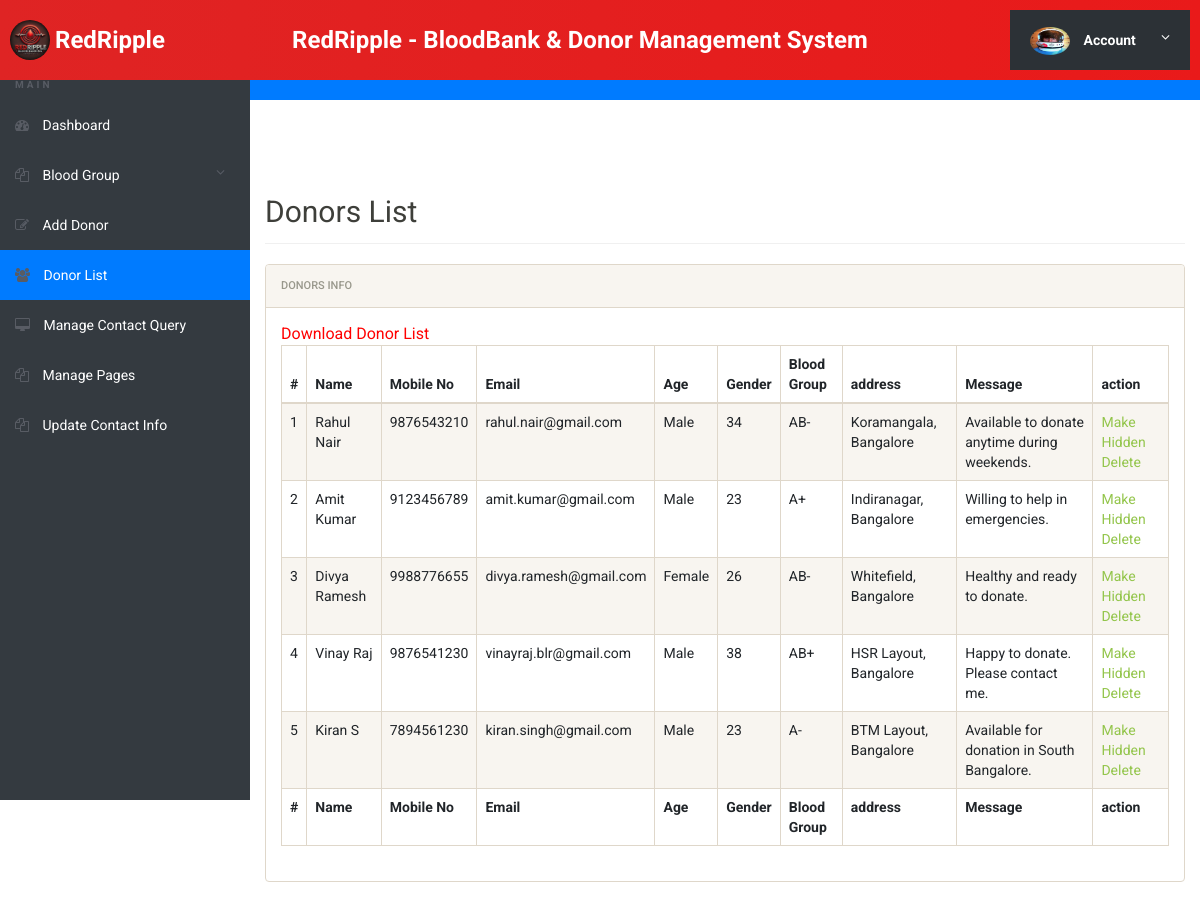
Before: /bbdms/admin/donor-list.php (signed in) with the older database file.
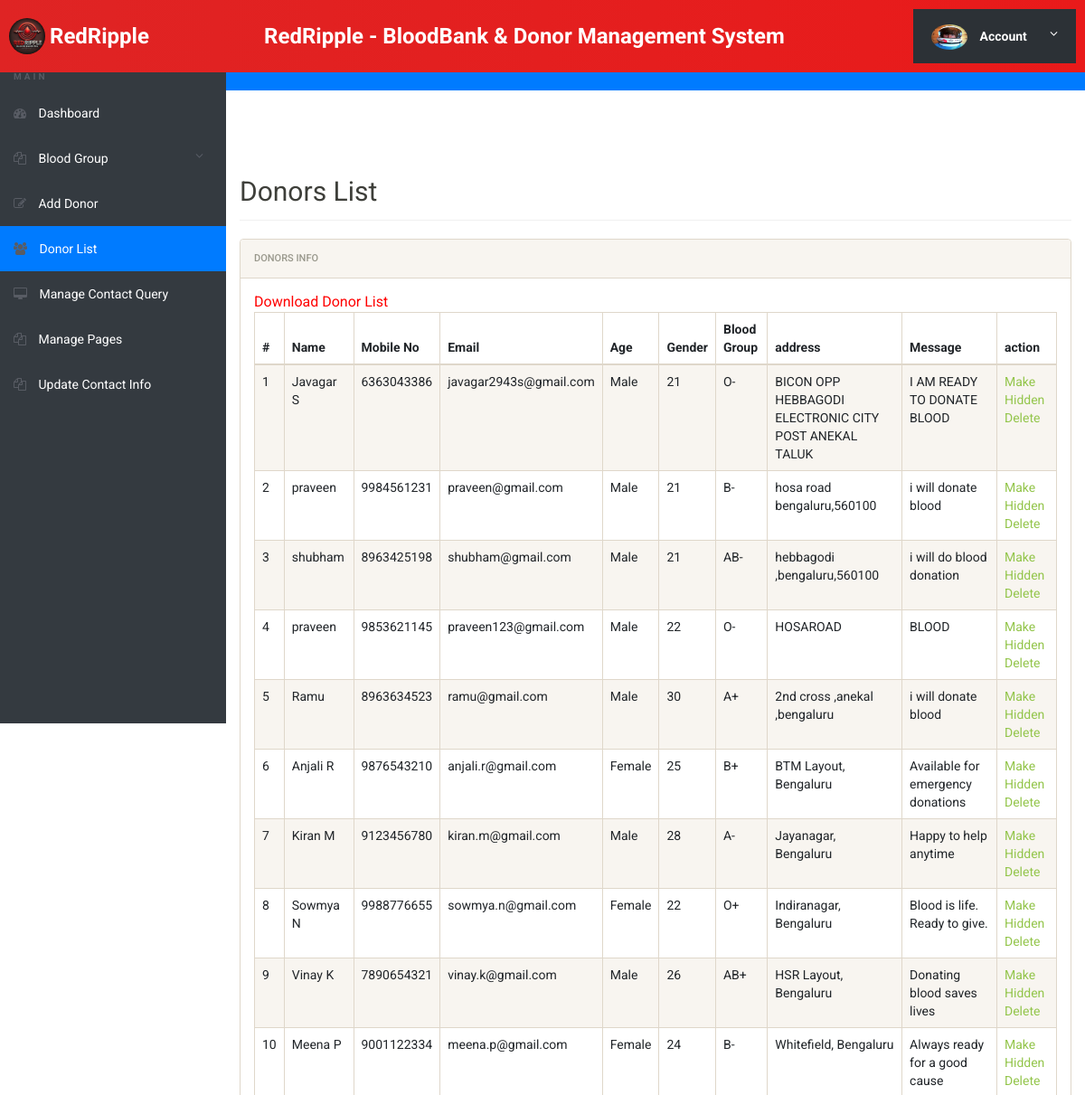
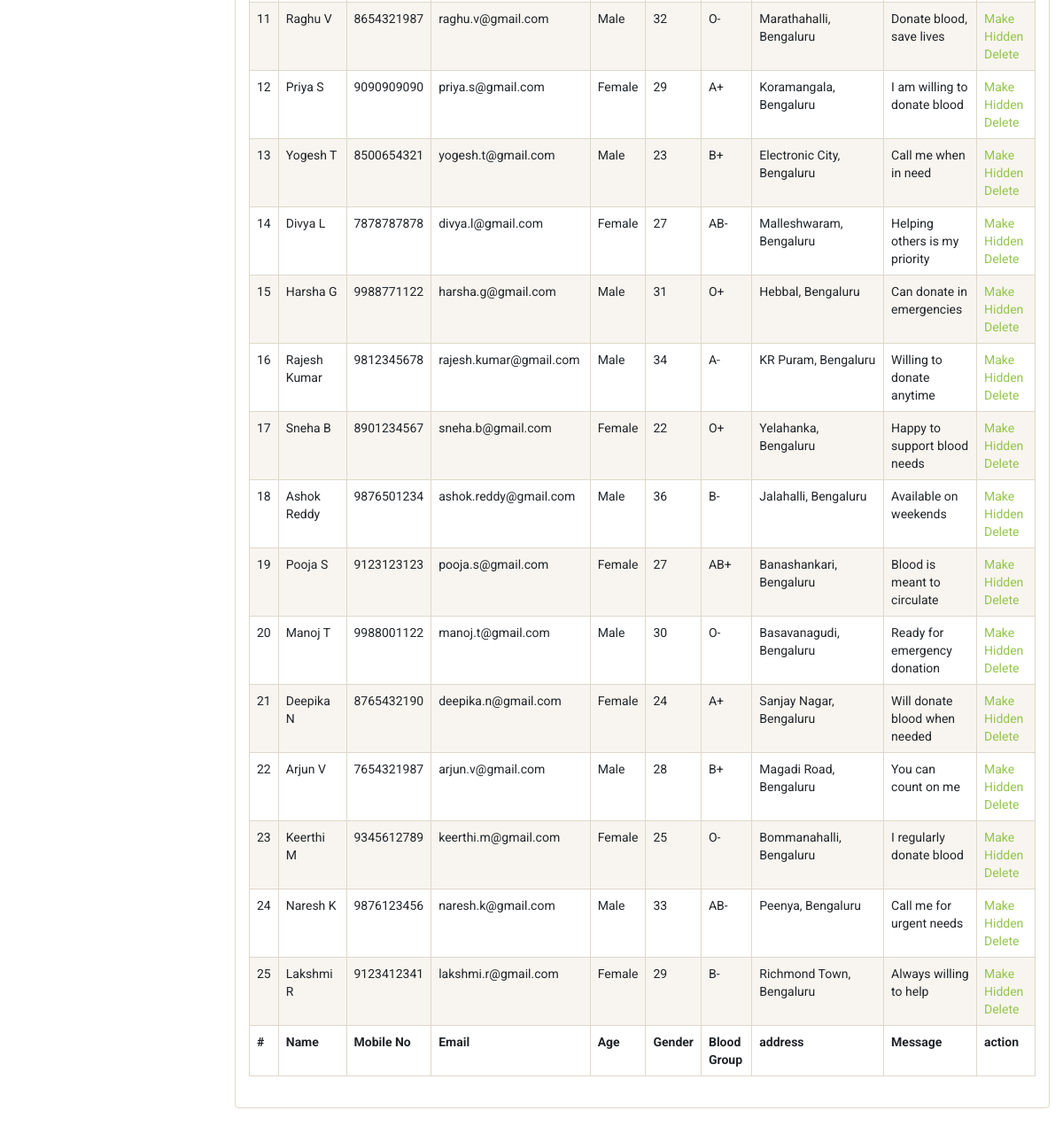
After: the same page with the newer database file (2 pictures, top to bottom).
### tables this page shows
CREATE TABLE `tblblooddonars` (
  `id` int(11) NOT NULL,
  `FullName` varchar(100) DEFAULT NULL,
  `MobileNumber` char(11) DEFAULT NULL,
  `EmailId` varchar(100) DEFAULT NULL,
  `Gender` varchar(20) DEFAULT NULL,
  `Age` int(11) DEFAULT NULL,
  `BloodGroup` varchar(20) DEFAULT NULL,
  `Address` varchar(255) DEFAULT NULL,
  `Message` mediumtext DEFAULT NULL,
  `PostingDate` timestamp NOT NULL DEFAULT current_timestamp(),
  `status` int(1) DEFAULT NULL
);

### bbdms/admin/donor-list.php (the view, shortened to what this page needs)
<?php
include('includes/config.php');
if(strlen($_SESSION['alogin'])==0)
	{
header('location:index.php');
}
else{
 ?>
<!doctype html>
<html lang="en" class="no-js">
<head>
	<link rel="stylesheet" href="css/font-awesome.min.css">
	<link rel="stylesheet" href="css/bootstrap.min.css">
	<link rel="stylesheet" href="css/dataTables.bootstrap.min.css">
	<link rel="stylesheet" href="css/bootstrap-social.css">
	<link rel="stylesheet" href="css/bootstrap-select.css">
	<link rel="stylesheet" href="css/fileinput.min.css">
	<link rel="stylesheet" href="css/awesome-bootstrap-checkbox.css">
	<link rel="stylesheet" href="css/style.css">
</head>
<body>
	<?php include('includes/header.php');?>
	<div class="ts-main-content">
		<?php include('includes/leftbar.php');?>
		<div class="content-wrapper">
			<div class="container-fluid">
				<div class="row">
					<div class="col-md-12">
						<h2 class="page-title">Donors List</h2>
						<div class="panel panel-default">
							<div class="panel-heading">Donors Info</div>
							<div class="panel-body">
				<a href="download-records.php" style="color:red; font-size:16px;">Download Donor List</a>
								<table id="zctb" class="display table table-striped table-bordered table-hover" cellspacing="0" width="100%">
									<thead>
										<tr>
										<th>#</th>
											<th>Name</th>
											<th>Mobile No</th>
											<th>Email</th>
											<th>Age</th>
											<th>Gender</th>
											<th>Blood Group</th>
											<th>address</th>
											<th>Message </th>
											<th>action </th>
										</tr>
									</thead>
									<tfoot>
										<tr>
										<th>#</th>
										<th>Name</th>
											<th>Mobile No</th>
											<th>Email</th>
											<th>Age</th>
											<th>Gender</th>
											<th>Blood Group</th>
											<th>address</th>
											<th>Message </th>
											<th>action </th>
										</tr>
									</tfoot>
									<tbody>
<?php $sql = "SELECT * from  tblblooddonars ";
$query = $dbh -> prepare($sql);
$query->execute();
$results=$query->fetchAll(PDO::FETCH_OBJ);
$cnt=1;
if($query->rowCount() > 0)
{
foreach($results as $result)
{				?>
										<tr>
											<td><?php echo htmlentities($cnt);?></td>
											<td><?php echo htmlentities($result->FullName);?></td>
											<td><?php echo htmlentities($result->MobileNumber);?></td>
											<td><?php echo htmlentities($result->EmailId);?></td>
											<td><?php echo htmlentities($result->Gender);?></td>
											<td><?php echo htmlentities($result->Age);?></td>
											<td><?php echo htmlentities($result->BloodGroup);?></td>
											<td><?php echo htmlentities($result->Address);?></td>
											<td><?php echo htmlentities($result->Message);?></td>
										<td>
<?php if($result->status==1)
{?>
<a href="donor-list.php?hidden=<?php echo htmlentities($result->id);?>" onclick="return confirm('Do you really want to hiidden this detail')"> Make Hidden</a>
<?php } else {?>
<a href="donor-list.php?public=<?php echo htmlentities($result->id);?>" onclick="return confirm('Do you really want to Public this detail')"> Make Public</a>
<?php } ?>
<a href="donor-list.php?del=<?php echo htmlentities($result->id);?>" onclick="return confirm('Do you really want to delete this record')"> Delete</a>
</td>
										</tr>
										<?php $cnt=$cnt+1; }} ?>
									</tbody>
								</table>
							</div>
						</div>
					</div>
				</div>
			</div>
		</div>
	</div>
</body>
</html>
<?php } ?>

Changed rows visible on the page:
removed tblblooddonars: FullName "Rahul Nair", MobileNumber "9876543210", EmailId "rahul.nair@gmail.com", Gender "Male", Age "34", BloodGroup "AB-", Address "Koramangala, Bangalore", Message "Available to donate anytime during weekends."
removed tblblooddonars: FullName "Amit Kumar", MobileNumber "9123456789", EmailId "amit.kumar@gmail.com", Gender "Male", Age "23", BloodGroup "A+", Address "Indiranagar, Bangalore", Message "Willing to help in emergencies."
removed tblblooddonars: FullName "Divya Ramesh", MobileNumber "9988776655", EmailId "divya.ramesh@gmail.com", Gender "Female", Age "26", BloodGroup "AB-", Address "Whitefield, Bangalore", Message "Healthy and ready to donate."
removed tblblooddonars: FullName "Vinay Raj", MobileNumber "9876541230", EmailId "vinayraj.blr@gmail.com", Gender "Male", Age "38", BloodGroup "AB+", Address "HSR Layout, Bangalore", Message "Happy to donate. Please contact me."
removed tblblooddonars: FullName "Kiran S", MobileNumber "7894561230", EmailId "kiran.singh@gmail.com", Gender "Male", Age "23", BloodGroup "A-", Address "BTM Layout, Bangalore", Message "Available for donation in South Bangalore."
added tblblooddonars: FullName "Javagar S", MobileNumber "6363043386", EmailId "javagar2943s@gmail.com", Gender "Male", Age "21", BloodGroup "O-", Address "BICON OPP HEBBAGODI ELECTRONIC CITY POST ANEKAL TALUK", Message "I AM READY TO DONATE BLOOD"
added tblblooddonars: FullName "praveen", MobileNumber "9984561231", EmailId "praveen@gmail.com", Gender "Male", Age "21", BloodGroup "B-", Address "hosa road bengaluru,560100", Message "i will donate blood"
added tblblooddonars: FullName "shubham", MobileNumber "8963425198", EmailId "shubham@gmail.com", Gender "Male", Age "21", BloodGroup "AB-", Address "hebbagodi ,bengaluru,560100", Message "i will do blood donation"
added tblblooddonars: FullName "praveen", MobileNumber "9853621145", EmailId "praveen123@gmail.com", Gender "Male", Age "22", BloodGroup "O-", Address "HOSAROAD", Message "BLOOD"
added tblblooddonars: FullName "Ramu", MobileNumber "8963634523", EmailId "ramu@gmail.com", Gender "Male", Age "30", BloodGroup "A+", Address "2nd cross ,anekal ,bengaluru", Message "i will donate blood"
added tblblooddonars: FullName "Anjali R", MobileNumber "9876543210", EmailId "anjali.r@gmail.com", Gender "Female", Age "25", BloodGroup "B+", Address "BTM Layout, Bengaluru", Message "Available for emergency donations"
added tblblooddonars: FullName "Kiran M", MobileNumber "9123456780", EmailId "kiran.m@gmail.com", Gender "Male", Age "28", BloodGroup "A-", Address "Jayanagar, Bengaluru", Message "Happy to help anytime"
added tblblooddonars: FullName "Sowmya N", MobileNumber "9988776655", EmailId "sowmya.n@gmail.com", Gender "Female", Age "22", BloodGroup "O+", Address "Indiranagar, Bengaluru", Message "Blood is life. Ready to give."
added tblblooddonars: FullName "Vinay K", MobileNumber "7890654321", EmailId "vinay.k@gmail.com", Gender "Male", Age "26", BloodGroup "AB+", Address "HSR Layout, Bengaluru", Message "Donating blood saves lives"
added tblblooddonars: FullName "Meena P", MobileNumber "9001122334", EmailId "meena.p@gmail.com", Gender "Female", Age "24", BloodGroup "B-", Address "Whitefield, Bengaluru", Message "Always ready for a good cause"
added tblblooddonars: FullName "Raghu V", MobileNumber "8654321987", EmailId "raghu.v@gmail.com", Gender "Male", Age "32", BloodGroup "O-", Address "Marathahalli, Bengaluru", Message "Donate blood, save lives"
added tblblooddonars: FullName "Priya S", MobileNumber "9090909090", EmailId "priya.s@gmail.com", Gender "Female", Age "29", BloodGroup "A+", Address "Koramangala, Bengaluru", Message "I am willing to donate blood"
added tblblooddonars: FullName "Yogesh T", MobileNumber "8500654321", EmailId "yogesh.t@gmail.com", Gender "Male", Age "23", BloodGroup "B+", Address "Electronic City, Bengaluru", Message "Call me when in need"
added tblblooddonars: FullName "Divya L", MobileNumber "7878787878", EmailId "divya.l@gmail.com", Gender "Female", Age "27", BloodGroup "AB-", Address "Malleshwaram, Bengaluru", Message "Helping others is my priority"
added tblblooddonars: FullName "Harsha G", MobileNumber "9988771122", EmailId "harsha.g@gmail.com", Gender "Male", Age "31", BloodGroup "O+", Address "Hebbal, Bengaluru", Message "Can donate in emergencies"
added tblblooddonars: FullName "Rajesh Kumar", MobileNumber "9812345678", EmailId "rajesh.kumar@gmail.com", Gender "Male", Age "34", BloodGroup "A-", Address "KR Puram, Bengaluru", Message "Willing to donate anytime"
added tblblooddonars: FullName "Sneha B", MobileNumber "8901234567", EmailId "sneha.b@gmail.com", Gender "Female", Age "22", BloodGroup "O+", Address "Yelahanka, Bengaluru", Message "Happy to support blood needs"
added tblblooddonars: FullName "Ashok Reddy", MobileNumber "9876501234", EmailId "ashok.reddy@gmail.com", Gender "Male", Age "36", BloodGroup "B-", Address "Jalahalli, Bengaluru", Message "Available on weekends"
added tblblooddonars: FullName "Pooja S", MobileNumber "9123123123", EmailId "pooja.s@gmail.com", Gender "Female", Age "27", BloodGroup "AB+", Address "Banashankari, Bengaluru", Message "Blood is meant to circulate"
added tblblooddonars: FullName "Manoj T", MobileNumber "9988001122", EmailId "manoj.t@gmail.com", Gender "Male", Age "30", BloodGroup "O-", Address "Basavanagudi, Bengaluru", Message "Ready for emergency donation"
added tblblooddonars: FullName "Deepika N", MobileNumber "8765432190", EmailId "deepika.n@gmail.com", Gender "Female", Age "24", BloodGroup "A+", Address "Sanjay Nagar, Bengaluru", Message "Will donate blood when needed"
added tblblooddonars: FullName "Arjun V", MobileNumber "7654321987", EmailId "arjun.v@gmail.com", Gender "Male", Age "28", BloodGroup "B+", Address "Magadi Road, Bengaluru", Message "You can count on me"
added tblblooddonars: FullName "Keerthi M", MobileNumber "9345612789", EmailId "keerthi.m@gmail.com", Gender "Female", Age "25", BloodGroup "O-", Address "Bommanahalli, Bengaluru", Message "I regularly donate blood"
added tblblooddonars: FullName "Naresh K", MobileNumber "9876123456", EmailId "naresh.k@gmail.com", Gender "Male", Age "33", BloodGroup "AB-", Address "Peenya, Bengaluru", Message "Call me for urgent needs"
added tblblooddonars: FullName "Lakshmi R", MobileNumber "9123412341", EmailId "lakshmi.r@gmail.com", Gender "Female", Age "29", BloodGroup "B-", Address "Richmond Town, Bengaluru", Message "Always willing to help"
